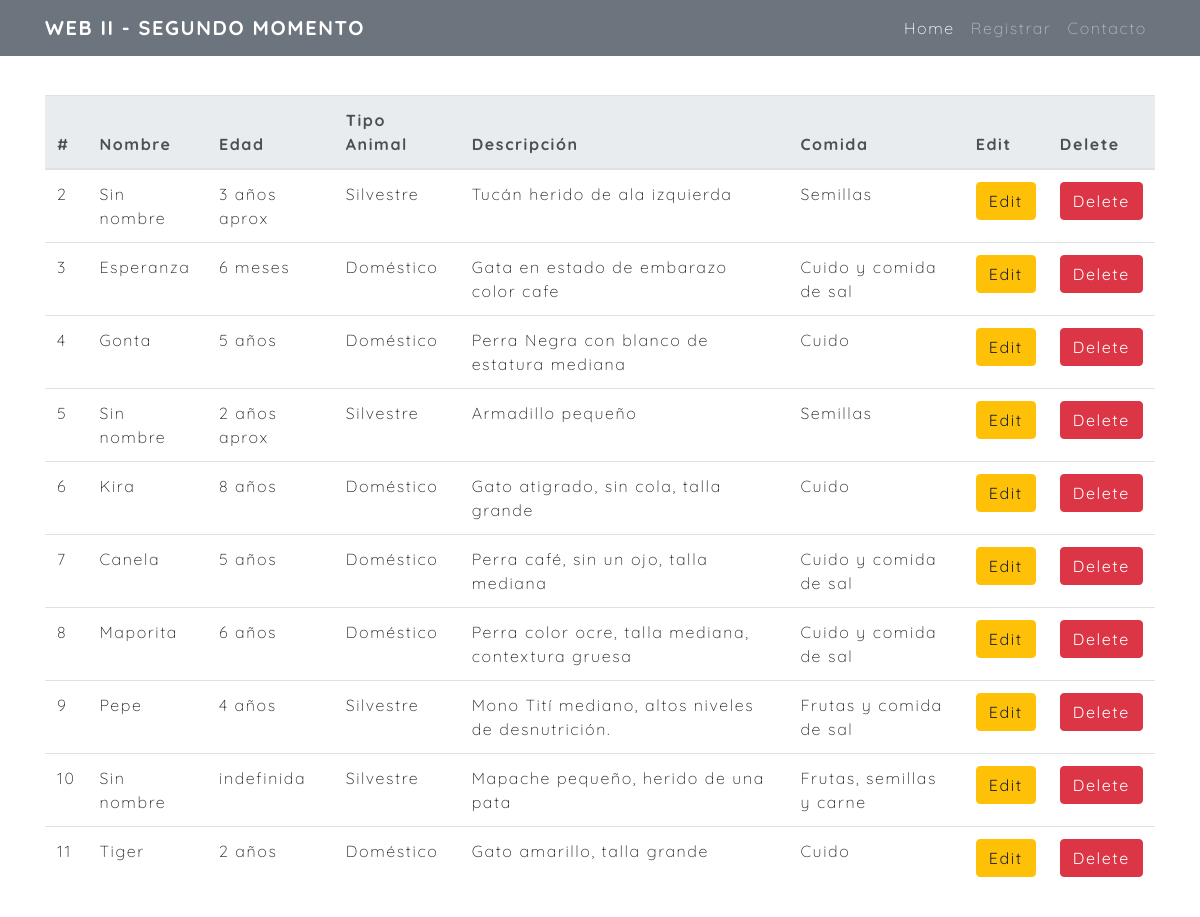
The page /index.php/registry on the database its author committed.
### tables this page shows
CREATE TABLE `registry` (
  `id` int(20) NOT NULL,
  `name` varchar(20) NOT NULL,
  `age` varchar(100) NOT NULL,
  `type` varchar(20) NOT NULL,
  `description` varchar(100) NOT NULL,
  `food` varchar(50) NOT NULL
);

### application/controllers/Registry.php (called while the page is built, shortened)
<?php
class Registry extends CI_Controller {
	public function index()
	{
                $result = array('records' => $this->Records->listRecords());
                $this->load->view('layouts/header');
                $this->load->view('records',$result);
                $this->load->view('layouts/footer');
	}
}

### index.php (called while the page is built, shortened)
<?php
require_once BASEPATH.'core/CodeIgniter.php';

### application/models/Records.php (called while the page is built, shortened)
<?php
class Records extends CI_model {
	public function listRecords()
	{
            $response = $this->db->query("SELECT * FROM registry")->result();
            return $response;
	}
}

### application/views/records.php (the view, shortened to what this page needs)
<section id="appoint">
    <div class="container">
        <div class="row">
            <div class="col-sm-12">
                <table class="table">
                    <thead class="thead-light">
                        <tr>
                            <th scope="col">#</th>
                            <th scope="col">Nombre</th>
                            <th scope="col">Edad</th>
                            <th scope="col">Tipo Animal</th>
                            <th scope="col">Descripción</th>
                            <th scope="col">Comida</th>
                            <th scope="col">Edit</th>
                            <th scope="col">Delete</th>
                        </tr>
                    </thead>
                    <tbody>
                    <?php
                    foreach($records as $records){
                        $template = "<tr>
                                        <td>{$records->id}</td>
                                        <td>{$records->name}</td>
                                        <td>{$records->age}</td>
                                        <td>{$records->type}</td>
                                        <td>{$records->description}</td>
                                        <td>{$records->food}</td>
                                        <td> <a href='http://localhost/ExamenSegundoMomento/users/editRegistry?id={$records->id}'' class='btn btn-warning'>Edit</a> </td>
                                        <td> <a href='http://localhost/ExamenSegundoMomento/users/deleteRegistry?id={$records->id}' class='btn btn-danger'>Delete</a> </td>
                                    </tr>";
                        echo $template;
                    }
                    ?>
                    </tbody>
                </table>
            </div>
        </div>
    </div>

### application/views/layouts/header.php (shortened to what this page needs)
<!DOCTYPE html>
<html lang="en">
<head>
    <link rel="stylesheet" href="https://stackpath.bootstrapcdn.com/bootstrap/4.4.1/css/bootstrap.min.css">
    <link rel="stylesheet" href="<?php echo base_url('assets/css/main.css') ?>">
</head>
<body>
    <nav class="navbar navbar-expand-lg navbar-dark bg-secondary fixed-top ">
      <div class="container">
        <a class="navbar-brand" href="<?php echo base_url('home') ?>"><span class="font-weight-bold">WEB II - SEGUNDO MOMENTO</span></a>
            <div class="collapse navbar-collapse" id="navbarNav">
                <ul class="navbar-nav ml-auto">
                    <li class="nav-item active">
                        <a class="nav-link" href="<?php echo base_url('home') ?>">Home</a>
                    </li>
                    <li class="nav-item">
                        <a class="nav-link" href="<?php echo base_url('users') ?>">Registrar</a>
                    </li>
                    <li class="nav-item">
                        <a class="nav-link" href="<?php echo base_url('contact') ?>">Contacto</a>
                    </li>
                </ul>
            </div>
      </div>
    </nav>

### application/views/layouts/footer.php (shortened to what this page needs)
</body>
</html>

### assets/css/main.css (style rules this page uses)
body { font-family: 'Quicksand', sans-serif; font-size: 1rem; font-weight: 200; letter-spacing: 0.1rem; }
#appoint { margin-top: 95px; }

### rows shown on the page
registry: id "2", name "Sin nombre", age "3 años aprox", type "Silvestre", description "Tucán herido de ala izquierda", food "Semillas"
registry: id "3", name "Esperanza", age "6 meses", type "Doméstico", description "Gata en estado de embarazo color cafe", food "Cuido y comida de sal"
registry: id "4", name "Gonta", age "5 años", type "Doméstico", description "Perra Negra con blanco de estatura mediana", food "Cuido"
registry: id "5", name "Sin nombre", age "2 años aprox", type "Silvestre", description "Armadillo pequeño", food "Semillas"
registry: id "6", name "Kira", age "8 años", type "Doméstico", description "Gato atigrado, sin cola, talla grande", food "Cuido"
registry: id "7", name "Canela", age "5 años", type "Doméstico", description "Perra café, sin un ojo, talla mediana", food "Cuido y comida de sal"
registry: id "8", name "Maporita", age "6 años", type "Doméstico", description "Perra color ocre, talla mediana, contextura gruesa", food "Cuido y comida de sal"
registry: id "9", name "Pepe", age "4 años", type "Silvestre", description "Mono Tití mediano, altos niveles de desnutrición.", food "Frutas y comida de sal"
registry: id "10", name "Sin nombre", age "indefinida", type "Silvestre", description "Mapache pequeño, herido de una pata", food "Frutas, semillas y carne"
registry: id "11", name "Tiger", age "2 años", type "Doméstico", description "Gato amarillo, talla grande", food "Cuido"
